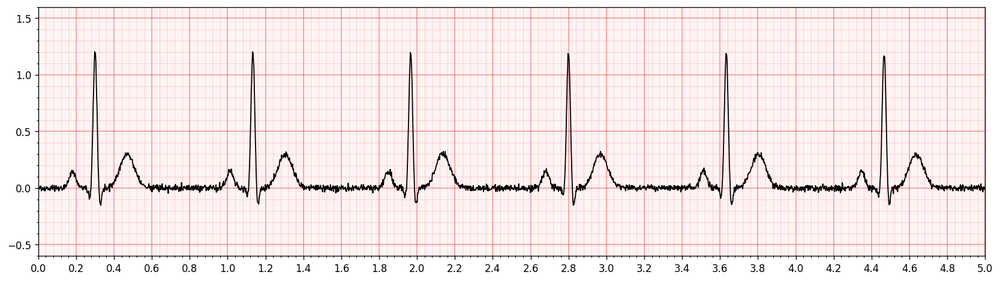
#> input picture data/samples/test_ecg.png, 1000 x 281 px, shrunk from 1667 x 469 before the run
$ python -i digitize.py   (imports and definitions only)
#> lines starting #> are read from the running program, lines starting #| are printed output that depends on the picture; after the words box and inside, x2 and y2 are one past the last pixel; in counts of white or black regions, pixels touching at a corner belong together
import cv2
import numpy as np
import matplotlib.pyplot as plt
from scipy.signal import butter, filtfilt, find_peaks


def remove_grid(img_bgr):
    """Remove the pink/red ECG grid, leave only the black trace."""
    img_hsv = cv2.cvtColor(img_bgr, cv2.COLOR_BGR2HSV)

    lower_red1 = np.array([0,   20, 150])
    upper_red1 = np.array([15, 255, 255])
    lower_red2 = np.array([155, 20, 150])
    upper_red2 = np.array([180, 255, 255])

    mask1 = cv2.inRange(img_hsv, lower_red1, upper_red1)
    mask2 = cv2.inRange(img_hsv, lower_red2, upper_red2)

    lower_bg = np.array([0,  5, 240])
    upper_bg = np.array([20, 60, 255])
    bg_mask  = cv2.inRange(img_hsv, lower_bg, upper_bg)

    full_mask = cv2.bitwise_or(cv2.bitwise_or(mask1, mask2), bg_mask)

    img_clean = img_bgr.copy()
    img_clean[full_mask > 0] = [255, 255, 255]
    return img_clean, full_mask


def extract_trace(img_clean_bgr):
    """For each pixel column, find where the black trace is."""
    gray = cv2.cvtColor(img_clean_bgr, cv2.COLOR_BGR2GRAY)
    _, trace_mask = cv2.threshold(
        gray, 0, 255, cv2.THRESH_BINARY_INV + cv2.THRESH_OTSU
    )
    kernel = np.ones((2, 2), np.uint8)
    trace_mask = cv2.morphologyEx(trace_mask, cv2.MORPH_OPEN, kernel)

    height, width = trace_mask.shape
    xs, ys = [], []
    for x in range(width):
        col = trace_mask[:, x]
        dark_rows = np.where(col > 0)[0]
        if len(dark_rows) > 0:
            xs.append(x)
            ys.append(height - np.mean(dark_rows))  # flip y axis

    xs = np.array(xs, dtype=float)
    ys = np.array(ys, dtype=float)
    ys = (ys - ys.min()) / (ys.max() - ys.min() + 1e-9)  # normalize 0-1
    return xs, ys, trace_mask


def pan_tompkins(signal, fs):
    """Detect R-peaks (heartbeats) in a 1D signal."""
    nyq = fs / 2.0
    b, a = butter(2, [5.0 / nyq, 15.0 / nyq], btype='band')
    filtered   = filtfilt(b, a, signal)
    squared    = np.gradient(filtered) ** 2
    window     = max(1, int(0.15 * fs))
    integrated = np.convolve(squared, np.ones(window) / window, mode='same')

    peaks, _ = find_peaks(
        integrated,
        height=np.max(integrated) * 0.30,
        distance=int(0.30 * fs)
    )
    return peaks, integrated


def digitize(image_path, duration_seconds=5.0):
    """
    Full pipeline: image path → heart rate + signal.
    Returns: (r_peaks, signal, heart_rate_bpm)
    """
#> called with image_path = '../data/samples/test_ecg.png', duration_seconds = 5
    img = cv2.imread(image_path)
#> img is the input picture: shape (281, 1000, 3); mean B, G, R 231.3, 231.3, 246.6
    if img is None:
        raise FileNotFoundError(f"Cannot load image: {image_path}")

    img_clean, _ = remove_grid(img)
#> in remove_grid, `img_hsv = cv2.cvtColor(img_bgr, cv2.COLOR_BGR2HSV)`: img_hsv: shape (281, 1000, 3); mean H, S, V 0.6, 15.9, 246.6
#> in remove_grid, `mask1 = cv2.inRange(img_hsv, lower_red1, upper_red1)`:
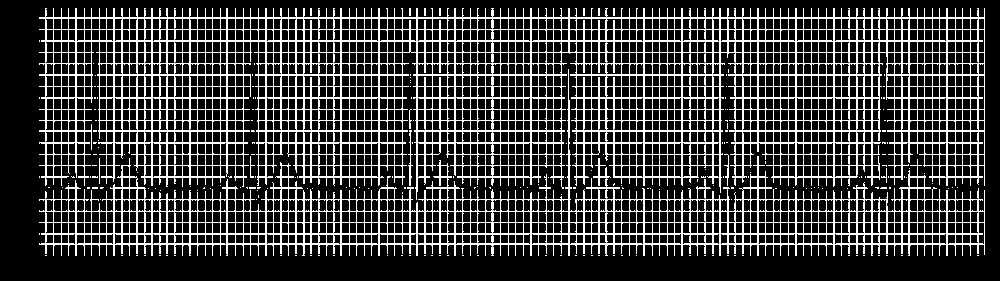
#> mask1: shape (281, 1000); 23.3% white in thin lines or dots, all inside (x1, y1, x2, y2) = (39, 8, 985, 256)
#> in remove_grid, `mask2 = cv2.inRange(img_hsv, lower_red2, upper_red2)`: mask2: shape (281, 1000); every value is 0
#> in remove_grid, `bg_mask  = cv2.inRange(img_hsv, lower_bg, upper_bg)`:
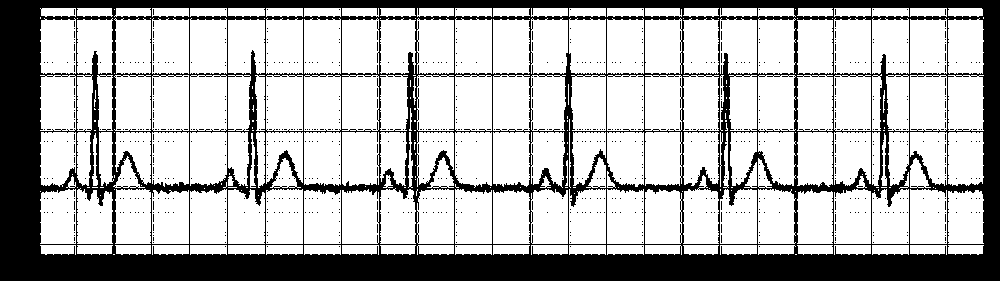
#> bg_mask: shape (281, 1000); 71.5% white; 898 black regions (897 under 20 px), largest, box (x1, y1, x2, y2) and area: (0, 0, 1000, 281) 78379
#> in remove_grid, `full_mask = cv2.bitwise_or(cv2.bitwise_or(mask1, mask2), bg_mask)`:
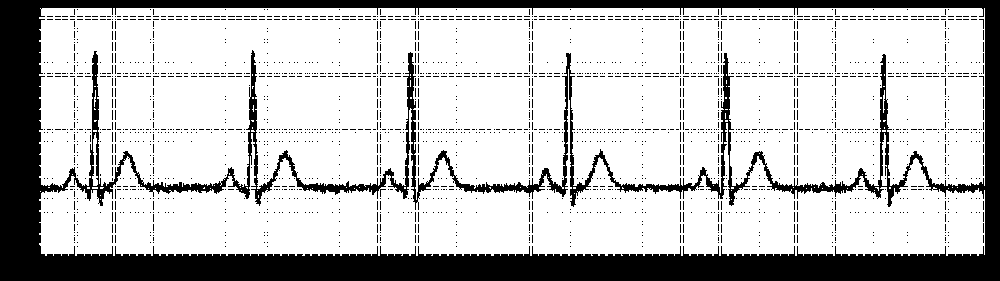
#> full_mask: shape (281, 1000); 75.9% white; 2225 black regions (2224 under 20 px), largest, box (x1, y1, x2, y2) and area: (0, 0, 1000, 281) 60576
#> in remove_grid, `img_clean[full_mask > 0] = [255, 255, 255]`:
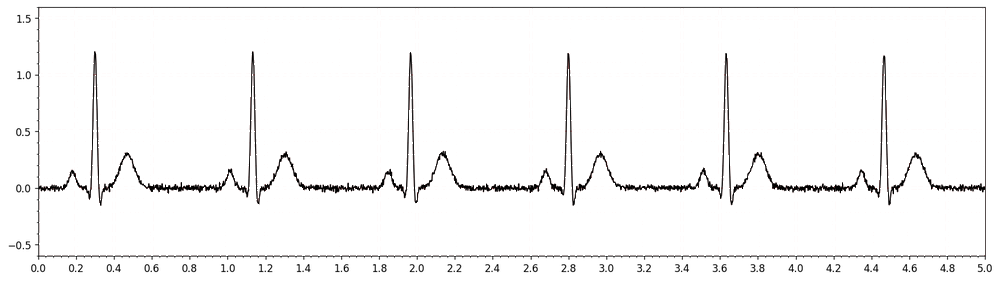
#> img_clean: shape (281, 1000, 3); mean B, G, R 246.7, 246.7, 247
    xs, ys, _    = extract_trace(img_clean)
#> in extract_trace, `_, trace_mask = cv2.threshold( gray, 0, 255, cv2.THRESH_BINARY_INV + c..`:
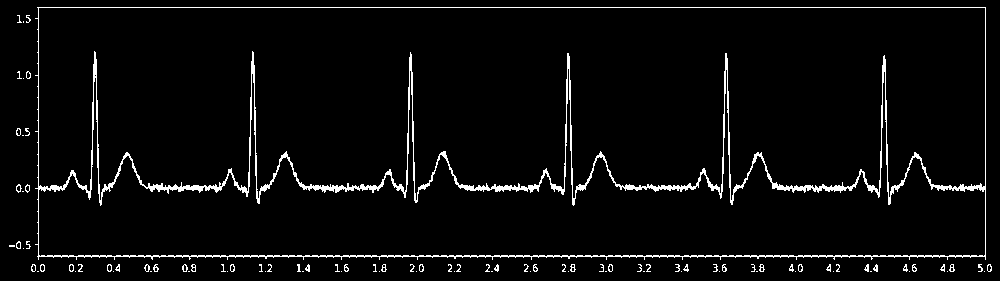
#> trace_mask: shape (281, 1000); 4.1% white in thin lines or dots
#> in extract_trace, `trace_mask = cv2.morphologyEx(trace_mask, cv2.MORPH_OPEN, kernel)`:
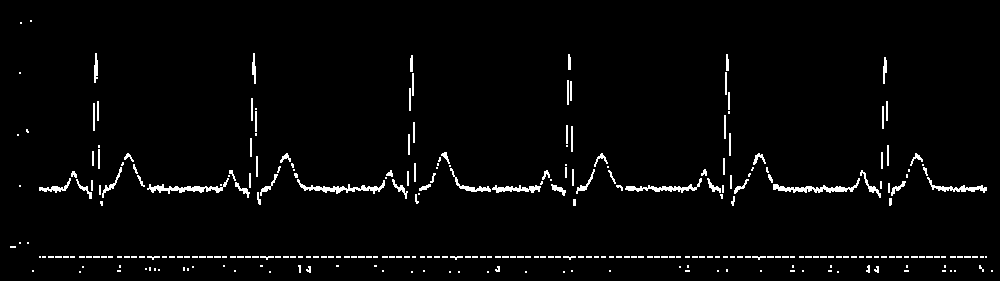
#> trace_mask: shape (281, 1000); 2.8% white in thin lines or dots, all inside (x1, y1, x2, y2) = (10, 20, 993, 273)
#> the loop in extract_trace, `for x in range(width):` made 1000 passes
#> dark_rows on passes 11 to 13: [246, 247], [246, 247], [246, 247]
#> after the loop in extract_trace, `for x in range(width):`: xs = 967 values from 10 to 992; ys = 967 values, max 260.5 at index 14, min 10.5 at index 16, mean 80.9
#> in extract_trace, `ys = (ys - ys.min()) / (ys.max() - ys.min() + 1e-9)`: ys = 967 values, max 1 at index 14, min 0 at index 16, mean 0.282
#> xs = 967 values from 10 to 992

    fs = len(xs) / duration_seconds
#> fs = 193.4
    r_peaks, _   = pan_tompkins(ys, fs)
#> in pan_tompkins, `nyq = fs / 2.0`: nyq = 96.7
#> in pan_tompkins, `b, a = butter(2, [5.0 / nyq, 15.0 / nyq], btype='band')`: b = [0.0213, 0, -0.0427, 0, 0.0213]; a = [1, -3.41, 4.48, -2.7, 0.632]
#> in pan_tompkins, `filtered   = filtfilt(b, a, signal)`: filtered = 967 values, max 0.255 at index 232, min -0.167 at index 20, mean 0.000646
#> in pan_tompkins, `squared    = np.gradient(filtered) ** 2`: squared = 967 values, max 0.00547 at index 859, min 1.85e-11 at index 714, mean 0.000332
#> in pan_tompkins, `window     = max(1, int(0.15 * fs))`: window = 29
#> in pan_tompkins, `integrated = np.convolve(squared, np.ones(window) / window, mode='same')`: integrated = 967 values, max 0.00157 at index 862, min 2.99e-06 at index 642, mean 0.000325
#> in pan_tompkins, `peaks, _ = find_peaks( integrated, height=np.max(integrated) * 0.30, d..`: peaks = [69, 226, 389, 547, 699, 862]
#> r_peaks = [69, 226, 389, 547, 699, 862]

    hr_bpm = None
    if len(r_peaks) >= 2:
        hr_bpm = round(60.0 / np.mean(np.diff(r_peaks) / fs), 1)
#> hr_bpm = 73.2

    return r_peaks, ys, hr_bpm

>>> result = digitize('../data/samples/test_ecg.png')
